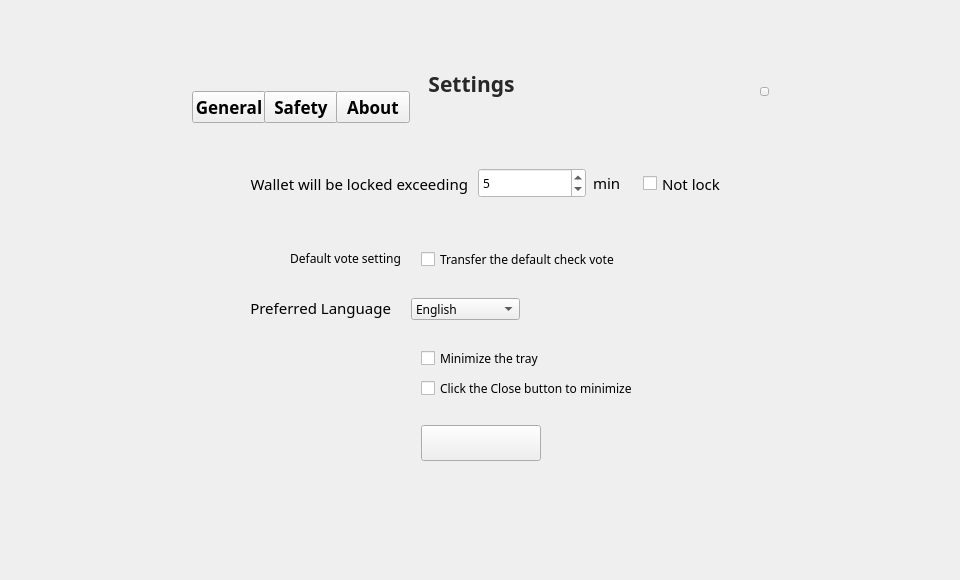
<?xml version="1.0" encoding="UTF-8"?>
<ui version="4.0">
 <class>SetDialog</class>
 <widget class="QDialog" name="SetDialog">
  <property name="geometry">
   <rect>
    <x>0</x>
    <y>0</y>
    <width>960</width>
    <height>580</height>
   </rect>
  </property>
  <property name="font">
   <font>
    <family>微软雅黑</family>
   </font>
  </property>
  <property name="windowTitle">
   <string>Dialog</string>
  </property>
  <property name="styleSheet">
   <string notr="true"/>
  </property>
  <widget class="QWidget" name="widget" native="true">
   <property name="geometry">
    <rect>
     <x>0</x>
     <y>0</y>
     <width>960</width>
     <height>580</height>
    </rect>
   </property>
   <widget class="QWidget" name="containerWidget" native="true">
    <property name="geometry">
     <rect>
      <x>166</x>
      <y>58</y>
      <width>628</width>
      <height>468</height>
     </rect>
    </property>
    <property name="focusPolicy">
     <enum>Qt::ClickFocus</enum>
    </property>
    <widget class="QLabel" name="label">
     <property name="geometry">
      <rect>
       <x>260</x>
       <y>10</y>
       <width>91</width>
       <height>31</height>
      </rect>
     </property>
     <property name="font">
      <font>
       <family>微软雅黑</family>
       <pointsize>16</pointsize>
       <weight>75</weight>
       <bold>true</bold>
      </font>
     </property>
     <property name="styleSheet">
      <string notr="true">color: rgb(40,40,40);</string>
     </property>
     <property name="text">
      <string>Settings</string>
     </property>
     <property name="alignment">
      <set>Qt::AlignCenter</set>
     </property>
    </widget>
    <widget class="QToolButton" name="generalBtn">
     <property name="geometry">
      <rect>
       <x>26</x>
       <y>33</y>
       <width>74</width>
       <height>32</height>
      </rect>
     </property>
     <property name="font">
      <font>
       <family>微软雅黑</family>
       <pointsize>13</pointsize>
       <weight>75</weight>
       <bold>true</bold>
      </font>
     </property>
     <property name="cursor">
      <cursorShape>PointingHandCursor</cursorShape>
     </property>
     <property name="styleSheet">
      <string notr="true"/>
     </property>
     <property name="text">
      <string>General</string>
     </property>
    </widget>
    <widget class="QStackedWidget" name="stackedWidget">
     <property name="geometry">
      <rect>
       <x>0</x>
       <y>70</y>
       <width>628</width>
       <height>398</height>
      </rect>
     </property>
     <property name="currentIndex">
      <number>0</number>
     </property>
     <widget class="QWidget" name="page">
      <widget class="QToolButton" name="saveBtn">
       <property name="geometry">
        <rect>
         <x>255</x>
         <y>297</y>
         <width>120</width>
         <height>36</height>
        </rect>
       </property>
       <property name="font">
        <font>
         <family>微软雅黑</family>
        </font>
       </property>
       <property name="cursor">
        <cursorShape>PointingHandCursor</cursorShape>
       </property>
       <property name="focusPolicy">
        <enum>Qt::NoFocus</enum>
       </property>
       <property name="styleSheet">
        <string notr="true"/>
       </property>
       <property name="text">
        <string/>
       </property>
      </widget>
      <widget class="QLabel" name="label_2">
       <property name="geometry">
        <rect>
         <x>72</x>
         <y>40</y>
         <width>230</width>
         <height>31</height>
        </rect>
       </property>
       <property name="font">
        <font>
         <family>微软雅黑</family>
         <pointsize>11</pointsize>
        </font>
       </property>
       <property name="text">
        <string>Wallet will be locked exceeding</string>
       </property>
       <property name="alignment">
        <set>Qt::AlignRight|Qt::AlignTrailing|Qt::AlignVCenter</set>
       </property>
      </widget>
      <widget class="QComboBox" name="languageComboBox">
       <property name="geometry">
        <rect>
         <x>245</x>
         <y>170</y>
         <width>109</width>
         <height>22</height>
        </rect>
       </property>
       <property name="font">
        <font>
         <family>微软雅黑</family>
        </font>
       </property>
       <property name="focusPolicy">
        <enum>Qt::NoFocus</enum>
       </property>
       <property name="styleSheet">
        <string notr="true"/>
       </property>
       <item>
        <property name="text">
         <string>English</string>
        </property>
       </item>
       <item>
        <property name="text">
         <string>Chinese</string>
        </property>
       </item>
      </widget>
      <widget class="QCheckBox" name="nolockCheckBox">
       <property name="geometry">
        <rect>
         <x>477</x>
         <y>45</y>
         <width>101</width>
         <height>21</height>
        </rect>
       </property>
       <property name="font">
        <font>
         <family>微软雅黑</family>
         <pointsize>11</pointsize>
        </font>
       </property>
       <property name="cursor">
        <cursorShape>PointingHandCursor</cursorShape>
       </property>
       <property name="focusPolicy">
        <enum>Qt::NoFocus</enum>
       </property>
       <property name="text">
        <string>Not lock</string>
       </property>
      </widget>
      <widget class="QLabel" name="label_5">
       <property name="geometry">
        <rect>
         <x>115</x>
         <y>120</y>
         <width>120</width>
         <height>21</height>
        </rect>
       </property>
       <property name="font">
        <font>
         <family>微软雅黑</family>
         <pointsize>9</pointsize>
        </font>
       </property>
       <property name="text">
        <string>Default vote setting</string>
       </property>
       <property name="alignment">
        <set>Qt::AlignRight|Qt::AlignTrailing|Qt::AlignVCenter</set>
       </property>
      </widget>
      <widget class="QSpinBox" name="lockTimeSpinBox">
       <property name="geometry">
        <rect>
         <x>312</x>
         <y>40</y>
         <width>108</width>
         <height>30</height>
        </rect>
       </property>
       <property name="font">
        <font>
         <family>微软雅黑</family>
        </font>
       </property>
       <property name="focusPolicy">
        <enum>Qt::ClickFocus</enum>
       </property>
       <property name="styleSheet">
        <string notr="true">background-color: rgb(255, 255, 255);</string>
       </property>
       <property name="readOnly">
        <bool>false</bool>
       </property>
       <property name="minimum">
        <number>0</number>
       </property>
       <property name="maximum">
        <number>60</number>
       </property>
       <property name="value">
        <number>5</number>
       </property>
      </widget>
      <widget class="QLabel" name="label_6">
       <property name="geometry">
        <rect>
         <x>64</x>
         <y>170</y>
         <width>161</width>
         <height>20</height>
        </rect>
       </property>
       <property name="font">
        <font>
         <family>微软雅黑</family>
         <pointsize>11</pointsize>
        </font>
       </property>
       <property name="text">
        <string>Preferred Language</string>
       </property>
       <property name="alignment">
        <set>Qt::AlignRight|Qt::AlignTrailing|Qt::AlignVCenter</set>
       </property>
      </widget>
      <widget class="QLabel" name="label_3">
       <property name="geometry">
        <rect>
         <x>427</x>
         <y>47</y>
         <width>31</width>
         <height>16</height>
        </rect>
       </property>
       <property name="font">
        <font>
         <family>微软雅黑</family>
         <pointsize>11</pointsize>
        </font>
       </property>
       <property name="text">
        <string>min</string>
       </property>
      </widget>
      <widget class="QCheckBox" name="voteCheckBox">
       <property name="geometry">
        <rect>
         <x>255</x>
         <y>120</y>
         <width>261</width>
         <height>23</height>
        </rect>
       </property>
       <property name="font">
        <font>
         <family>微软雅黑</family>
         <pointsize>9</pointsize>
        </font>
       </property>
       <property name="cursor">
        <cursorShape>PointingHandCursor</cursorShape>
       </property>
       <property name="focusPolicy">
        <enum>Qt::NoFocus</enum>
       </property>
       <property name="text">
        <string>Transfer the default check vote</string>
       </property>
      </widget>
      <widget class="QCheckBox" name="minimizeCheckBox">
       <property name="geometry">
        <rect>
         <x>255</x>
         <y>220</y>
         <width>171</width>
         <height>21</height>
        </rect>
       </property>
       <property name="font">
        <font>
         <family>微软雅黑</family>
         <pointsize>9</pointsize>
        </font>
       </property>
       <property name="cursor">
        <cursorShape>PointingHandCursor</cursorShape>
       </property>
       <property name="focusPolicy">
        <enum>Qt::NoFocus</enum>
       </property>
       <property name="text">
        <string>Minimize the tray</string>
       </property>
      </widget>
      <widget class="QCheckBox" name="closeCheckBox">
       <property name="geometry">
        <rect>
         <x>255</x>
         <y>250</y>
         <width>220</width>
         <height>21</height>
        </rect>
       </property>
       <property name="font">
        <font>
         <family>微软雅黑</family>
         <pointsize>9</pointsize>
        </font>
       </property>
       <property name="cursor">
        <cursorShape>PointingHandCursor</cursorShape>
       </property>
       <property name="focusPolicy">
        <enum>Qt::NoFocus</enum>
       </property>
       <property name="text">
        <string>Click the Close button to minimize</string>
       </property>
      </widget>
     </widget>
     <widget class="QWidget" name="page_2">
      <widget class="QLineEdit" name="newPwdLineEdit">
       <property name="geometry">
        <rect>
         <x>225</x>
         <y>105</y>
         <width>195</width>
         <height>28</height>
        </rect>
       </property>
       <property name="font">
        <font>
         <family>微软雅黑</family>
        </font>
       </property>
       <property name="contextMenuPolicy">
        <enum>Qt::DefaultContextMenu</enum>
       </property>
       <property name="echoMode">
        <enum>QLineEdit::Password</enum>
       </property>
      </widget>
      <widget class="QLineEdit" name="confirmPwdLineEdit">
       <property name="geometry">
        <rect>
         <x>225</x>
         <y>162</y>
         <width>195</width>
         <height>28</height>
        </rect>
       </property>
       <property name="font">
        <font>
         <family>微软雅黑</family>
        </font>
       </property>
       <property name="contextMenuPolicy">
        <enum>Qt::DefaultContextMenu</enum>
       </property>
       <property name="echoMode">
        <enum>QLineEdit::Password</enum>
       </property>
      </widget>
      <widget class="QToolButton" name="confirmBtn">
       <property name="geometry">
        <rect>
         <x>232</x>
         <y>238</y>
         <width>120</width>
         <height>36</height>
        </rect>
       </property>
       <property name="cursor">
        <cursorShape>PointingHandCursor</cursorShape>
       </property>
       <property name="focusPolicy">
        <enum>Qt::NoFocus</enum>
       </property>
       <property name="text">
        <string/>
       </property>
      </widget>
      <widget class="QLabel" name="label_7">
       <property name="geometry">
        <rect>
         <x>90</x>
         <y>167</y>
         <width>120</width>
         <height>16</height>
        </rect>
       </property>
       <property name="font">
        <font>
         <family>微软雅黑</family>
         <pointsize>11</pointsize>
         <stylestrategy>PreferDefault</stylestrategy>
        </font>
       </property>
       <property name="text">
        <string>Verify password:</string>
       </property>
       <property name="alignment">
        <set>Qt::AlignRight|Qt::AlignTrailing|Qt::AlignVCenter</set>
       </property>
      </widget>
      <widget class="QLabel" name="tipLabel3">
       <property name="geometry">
        <rect>
         <x>430</x>
         <y>53</y>
         <width>151</width>
         <height>16</height>
        </rect>
       </property>
       <property name="font">
        <font>
         <pointsize>11</pointsize>
        </font>
       </property>
       <property name="styleSheet">
        <string notr="true">color: rgb(255, 0, 0);</string>
       </property>
       <property name="text">
        <string/>
       </property>
      </widget>
      <widget class="QLabel" name="label_8">
       <property name="geometry">
        <rect>
         <x>69</x>
         <y>53</y>
         <width>141</width>
         <height>20</height>
        </rect>
       </property>
       <property name="font">
        <font>
         <family>微软雅黑</family>
         <pointsize>11</pointsize>
         <stylestrategy>PreferDefault</stylestrategy>
        </font>
       </property>
       <property name="text">
        <string>Current password:</string>
       </property>
       <property name="alignment">
        <set>Qt::AlignRight|Qt::AlignTrailing|Qt::AlignVCenter</set>
       </property>
      </widget>
      <widget class="QLabel" name="tipLabel2">
       <property name="geometry">
        <rect>
         <x>430</x>
         <y>167</y>
         <width>151</width>
         <height>16</height>
        </rect>
       </property>
       <property name="font">
        <font>
         <pointsize>11</pointsize>
        </font>
       </property>
       <property name="styleSheet">
        <string notr="true">color: rgb(255, 0, 0);</string>
       </property>
       <property name="text">
        <string/>
       </property>
      </widget>
      <widget class="QLabel" name="label_9">
       <property name="geometry">
        <rect>
         <x>100</x>
         <y>110</y>
         <width>110</width>
         <height>16</height>
        </rect>
       </property>
       <property name="font">
        <font>
         <family>微软雅黑</family>
         <pointsize>11</pointsize>
         <stylestrategy>PreferDefault</stylestrategy>
        </font>
       </property>
       <property name="text">
        <string>New password:</string>
       </property>
       <property name="alignment">
        <set>Qt::AlignRight|Qt::AlignTrailing|Qt::AlignVCenter</set>
       </property>
      </widget>
      <widget class="QLabel" name="tipLabel">
       <property name="geometry">
        <rect>
         <x>430</x>
         <y>110</y>
         <width>151</width>
         <height>16</height>
        </rect>
       </property>
       <property name="font">
        <font>
         <pointsize>11</pointsize>
        </font>
       </property>
       <property name="styleSheet">
        <string notr="true">color: rgb(255, 0, 0);</string>
       </property>
       <property name="text">
        <string/>
       </property>
      </widget>
      <widget class="QLineEdit" name="oldPwdLineEdit">
       <property name="geometry">
        <rect>
         <x>225</x>
         <y>48</y>
         <width>195</width>
         <height>28</height>
        </rect>
       </property>
       <property name="font">
        <font>
         <family>微软雅黑</family>
        </font>
       </property>
       <property name="contextMenuPolicy">
        <enum>Qt::DefaultContextMenu</enum>
       </property>
       <property name="echoMode">
        <enum>QLineEdit::Password</enum>
       </property>
      </widget>
     </widget>
     <widget class="QWidget" name="page_3">
      <widget class="QToolButton" name="resyncBtn">
       <property name="geometry">
        <rect>
         <x>177</x>
         <y>170</y>
         <width>120</width>
         <height>36</height>
        </rect>
       </property>
       <property name="cursor">
        <cursorShape>PointingHandCursor</cursorShape>
       </property>
       <property name="focusPolicy">
        <enum>Qt::NoFocus</enum>
       </property>
       <property name="text">
        <string>Resyn the blocks</string>
       </property>
      </widget>
      <widget class="QToolButton" name="scanBtn">
       <property name="geometry">
        <rect>
         <x>334</x>
         <y>170</y>
         <width>120</width>
         <height>36</height>
        </rect>
       </property>
       <property name="cursor">
        <cursorShape>PointingHandCursor</cursorShape>
       </property>
       <property name="focusPolicy">
        <enum>Qt::NoFocus</enum>
       </property>
       <property name="text">
        <string>scan</string>
       </property>
      </widget>
      <widget class="QLabel" name="linkLabel">
       <property name="geometry">
        <rect>
         <x>176</x>
         <y>100</y>
         <width>121</width>
         <height>20</height>
        </rect>
       </property>
       <property name="text">
        <string>Official website:</string>
       </property>
       <property name="alignment">
        <set>Qt::AlignRight|Qt::AlignTrailing|Qt::AlignVCenter</set>
       </property>
      </widget>
      <widget class="QPushButton" name="linkBtn">
       <property name="geometry">
        <rect>
         <x>297</x>
         <y>97</y>
         <width>120</width>
         <height>24</height>
        </rect>
       </property>
       <property name="cursor">
        <cursorShape>PointingHandCursor</cursorShape>
       </property>
       <property name="styleSheet">
        <string notr="true">font: 9pt &quot;微软雅黑&quot;;
text-decoration: underline;
color: rgb(64, 154, 255);
background:transparent;</string>
       </property>
       <property name="text">
        <string>www.achain.com</string>
       </property>
      </widget>
     </widget>
    </widget>
    <widget class="QToolButton" name="closeBtn">
     <property name="geometry">
      <rect>
       <x>594</x>
       <y>29</y>
       <width>9</width>
       <height>9</height>
      </rect>
     </property>
     <property name="cursor">
      <cursorShape>PointingHandCursor</cursorShape>
     </property>
     <property name="focusPolicy">
      <enum>Qt::NoFocus</enum>
     </property>
     <property name="text">
      <string/>
     </property>
    </widget>
    <widget class="QToolButton" name="safeBtn">
     <property name="geometry">
      <rect>
       <x>98</x>
       <y>33</y>
       <width>74</width>
       <height>32</height>
      </rect>
     </property>
     <property name="font">
      <font>
       <pointsize>13</pointsize>
       <weight>75</weight>
       <bold>true</bold>
      </font>
     </property>
     <property name="cursor">
      <cursorShape>PointingHandCursor</cursorShape>
     </property>
     <property name="styleSheet">
      <string notr="true"/>
     </property>
     <property name="text">
      <string>Safety</string>
     </property>
    </widget>
    <widget class="QToolButton" name="networkBtn">
     <property name="geometry">
      <rect>
       <x>170</x>
       <y>33</y>
       <width>74</width>
       <height>32</height>
      </rect>
     </property>
     <property name="font">
      <font>
       <pointsize>13</pointsize>
       <weight>75</weight>
       <bold>true</bold>
      </font>
     </property>
     <property name="cursor">
      <cursorShape>PointingHandCursor</cursorShape>
     </property>
     <property name="styleSheet">
      <string notr="true"/>
     </property>
     <property name="text">
      <string>About</string>
     </property>
    </widget>
   </widget>
  </widget>
 </widget>
 <tabstops>
  <tabstop>oldPwdLineEdit</tabstop>
  <tabstop>newPwdLineEdit</tabstop>
  <tabstop>confirmPwdLineEdit</tabstop>
  <tabstop>lockTimeSpinBox</tabstop>
  <tabstop>generalBtn</tabstop>
  <tabstop>networkBtn</tabstop>
  <tabstop>linkBtn</tabstop>
  <tabstop>safeBtn</tabstop>
 </tabstops>
 <resources/>
 <connections/>
</ui>
